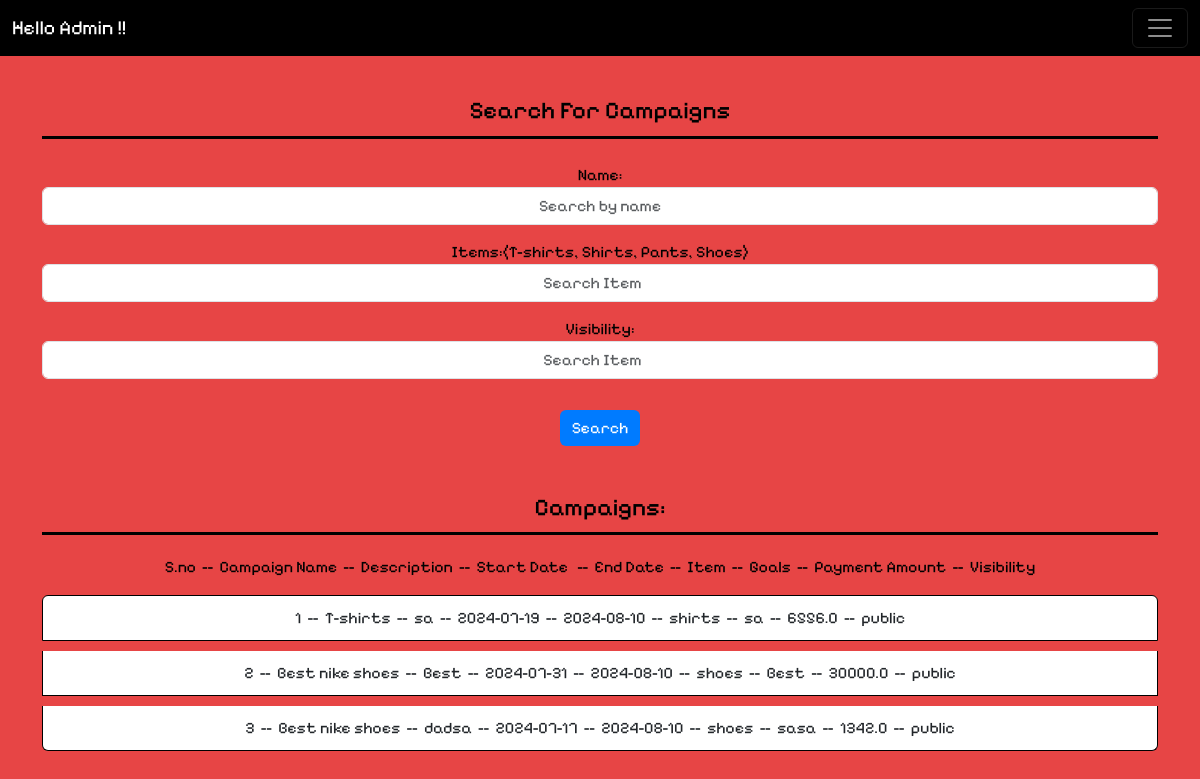
The app's page /searchcampbyadm.html with its own data.
### backend/models.py (models this page shows)
class Campaign(db.Model):
    sp_id = db.Column(db.String(255), db.ForeignKey('spodata.sp_id'), nullable=False)
    campaign_id = db.Column(db.Integer, primary_key=True, autoincrement=True)
    campaign_name = db.Column(db.String(255), nullable=False)
    description = db.Column(db.Text, nullable=False)
    start_date = db.Column(db.Date, nullable=False)
    end_date = db.Column(db.Date, nullable=False)
    payment_amount = db.Column(db.Float, nullable=False)
    goals = db.Column(db.String(), nullable=False)
    item= db.Column(db.String(50), nullable=True)
    visibility = db.Column(db.String(50), nullable=True, default="public")
    spodata_entry = db.relationship('spodata', backref=db.backref('campaigns', lazy=True))
    in_id = db.Column(db.Integer, db.ForeignKey('infdata.in_id'))
    infdata_entry = db.relationship('infdata', backref=db.backref('campaigns', lazy=True))
    ad_requests = db.relationship('Adreq', backref='campaign', cascade='all, delete')

### backend/control.py (the view)
@app.route('/searchcampbyadm.html')
def scba():
    query1 = request.args.get('query13')
    min_reach1 = request.args.get('item13')
    visibility1 = request.args.get('visibility13')
    filters = []
    if query1:
        filters.append(Campaign.campaign_name.ilike(f'%{query1}%'))
    if min_reach1:
        filters.append(Campaign.item.ilike(f'{min_reach1}'))
    if visibility1:
        filters.append(Campaign.visibility.ilike(f'{visibility1}'))
    campaigns = Campaign.query.filter(*filters).all()
    return render_template('searchcampbyadm.html',campaigns=campaigns)

### templates/searchcampbyadm.html (shortened to what this page needs)
<!DOCTYPE html>
<html lang="en">
<head>
    <link href="https://cdn.jsdelivr.net/npm/bootstrap@5.3.3/dist/css/bootstrap.min.css" rel="stylesheet">
    <link href="https://getbootstrap.com/docs/5.3/assets/css/docs.css" rel="stylesheet">
</head>
<body>
    <nav class="navbar navbar-dark fixed-top">
        <div class="container-fluid">
            <a class="navbar-brand" href="#">Hello Admin !!</a>
            <button class="navbar-toggler" type="button" data-bs-toggle="offcanvas" data-bs-target="#offcanvasDarkNavbar" aria-controls="offcanvasDarkNavbar" aria-label="Toggle navigation">
                <span class="navbar-toggler-icon"></span>
            </button>
        </div>
    </nav>
    <div class="container mt-5">
        <h1 class="mb-4"><br>Search For Campaigns</h1>
        <form action="{{ url_for('scba') }}" method="GET">
            <div class="form-group">
                <label for="query">Name:</label>
                <input type="text" class="form-control" name="query13" placeholder="Search by name">
            </div>
            <div class="form-group">
                <label for="min_reach">Items:(T-shirts, Shirts, Pants, Shoes)</label>
                <input type="number" class="form-control" name="item13" placeholder="Search Item">
            </div>
            <div class="form-group">
                <label for="min_reach">Visibility:</label>
                <input type="number" class="form-control" name="Visibility13" placeholder="Search Item">
            </div>
            <button type="submit" class="btn btn-primary mt-3">Search</button>
        </form>
        <h2 class="mt-5">Campaigns: </h2>
        S.no &nbsp;--&nbsp; Campaign Name &nbsp;--&nbsp; Description  &nbsp;-- &nbsp;Start Date &nbsp; --&nbsp; End Date&nbsp;  --&nbsp; Item  &nbsp;--&nbsp; Goals  &nbsp;--&nbsp; Payment Amount&nbsp; --&nbsp; Visibility
        <ul class="list-group mt-3">
            {% for i in campaigns %}
                <li class="list-group-item">
                    {{loop.index}} &nbsp;--&nbsp; {{i.campaign_name}} &nbsp;--&nbsp; {{ i.description }} &nbsp;--&nbsp; {{ i.start_date }} &nbsp;--&nbsp; {{ i.end_date }} &nbsp;--&nbsp; {{ i.item }} &nbsp;--&nbsp; {{ i.goals }} &nbsp;--&nbsp; {{i.payment_amount}}  &nbsp;--&nbsp; {{i.visibility}}
                </li>
            {% endfor %}
        </ul>
    </div>
</body>
</html>

### templates/searchcampbyadm.html (style rules this page uses)
body { display: flex; height: 100vh; margin: 0; background-color: #e74545; font-family: "Pixelify Sans", sans-serif; font-optical-sizing: auto; font-weight: 900px; font-style: normal; padding: 0; color: #000; }
nav { display: flex; justify-content: space-around; background-color: #000; color: #fff; padding: 10px; }
.container { margin-top: 70px; text-align: center; }
h1, h2 { font-size: 24px; border-bottom: 3px solid #000; padding-bottom: 10px; margin-top: 20px; margin-bottom: 20px; }
.form-group { margin-bottom: 15px; }
.form-control { text-align: center; }
.list-group-item { background-color: #fff; border: 1px solid #000; margin-bottom: 10px; padding: 10px; }
.btn-primary { background-color: #007bff; border: none; }

### records on screen
Campaign: campaign_name "T-shirts", description "sa", start_date "2024-07-19", end_date "2024-08-10", item "shirts", goals "sa", payment_amount "6556.0", visibility "public"
Campaign: campaign_name "Best nike shoes", description "Best", start_date "2024-07-31", end_date "2024-08-10", item "shoes", goals "Best", payment_amount "30000.0", visibility "public"
Campaign: campaign_name "Best nike shoes", description "dadsa", start_date "2024-07-17", end_date "2024-08-10", item "shoes", goals "sasa", payment_amount "1342.0", visibility "public"
